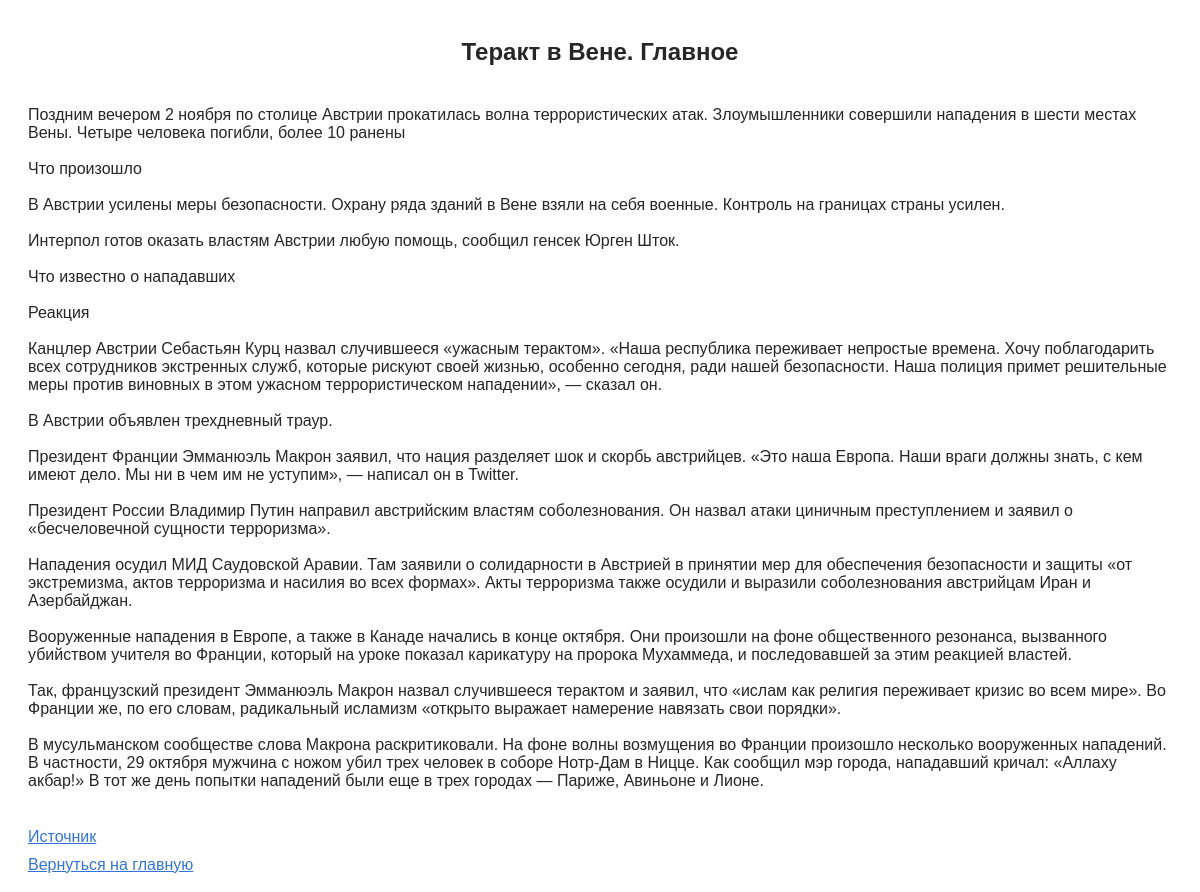
The page /news/5fa0db6b9a7947c3ea2a4229/ on the database its author committed.
### tables this page shows
CREATE TABLE `posts` (
  `id` varchar(255) NOT NULL,
  `base_link` text NOT NULL,
  `text` text NOT NULL,
  `image` text,
  `title` varchar(255) NOT NULL,
  `date` varchar(255) DEFAULT NULL,
  PRIMARY KEY (`id`),
  UNIQUE KEY `id_UNIQUE` (`id`)
);

### NewsController.php (called while the page is built, shortened)
<?php
class NewsController
{
    public static function getNewsById(string $id)
    {
        $arParams = [
            "id" => $id
        ];
        $news = self::getNewsFromDB($arParams);
        return $news;
    }
    private static function getNewsFromDB($arParams = array())
    {
        $sql = "SELECT * FROM posts";
        if (!empty($arParams)) {
            if (isset($arParams['id'])) {
                $db = DBController::getConnection();
                $id = $db->real_escape_string(htmlspecialchars($arParams['id']));
                $sql .= " WHERE id='{$id}'";
            }
        }
        $result = DBController::Query($sql);
        $returnNews = [];
        while ($news = $result->fetch_assoc()) {
            $returnNews[$news['id']] = $news;
        }
        return $returnNews;
    }
}

### DBController.php (called while the page is built, shortened)
<?php
class DBController
{
    private static $connection = null;
    private static function connectToDB()
    {
        self::$connection = new mysqli(self::HOST, self::USER, self::PASSWORD, self::DB_NAME);
    }
    public static function Query($sql)
    {
        if (!$result = self::$connection->query($sql)) {
            return false;
        }
        return $result;
    }
    public static function closeConnection()
    {
        if (!is_null(self::$connection)) {
            self::$connection = null;
        }
    }
}

### news/index.php (the view, shortened to what this page needs)
<?php
include_once $_SERVER['DOCUMENT_ROOT'] . "/includes/header.php";
$curNews = reset(NewsController::getNewsById($_REQUEST['POST_ID']));
?>
<div class="news_one">
    <?php if (empty($curNews)): ?>
        <h2 class="news_one__error">Не удалось получить новость, попробуйте позднее</h2>
    <?php else: ?>
        <div class="news_one__block">
            <h2 class="news_one__title"><?= $curNews['title'] ?></h2>
            <div class="news_one__text"><?= $curNews['text'] ?></div>
            <a href="<?= $curNews['base_link'] ?>" class="news_one__source">Источник</a>
        </div>
    <?php endif;?>
    <a href="/" class="news_one__back">Вернуться на главную</a>
</div>
<?php
include_once $_SERVER['DOCUMENT_ROOT'] . "/includes/footer.php";

### static/css/style.css (style rules this page uses)
* { font-family: sans-serif; font-size: 16px; font-weight: normal; font-style: normal; color: #262626; }
a { color: #0052CC; opacity: .8; }
.news, .news_one { padding: 10px 20px; }
.news__header, .news_one__title { text-align: center; font-weight: bold; font-size: 24px; }
.news_one__text { margin-bottom: 20px; }
.news_one__source { display: inline-block; margin-bottom: 10px; }

### rows shown on the page
posts: id+title "Теракт в Вене. Главное", id+text "Поздним вечером 2 ноября по столице Австрии прокатилась волна террористических атак. Злоумышленники совершили нападения в шести местах Вены. Четыре человека погибли, более 10 ранены Что произошло В Австрии усилены меры безопасности. Охрану ряда зданий в Вене взяли на себя военные. Контроль на границах страны усилен. Интерпол готов оказать властям Австрии любую помощь, сообщил генсек Юрген Шток. Что известно о нападавших Реакция Канцлер Австрии Себастьян Курц назвал случившееся «ужасным терактом». «Наша республика переживает непростые времена. Хочу поблагодарить всех сотрудников экстренных служб, которые рискуют своей жизнью, особенно сегодня, ради нашей безопасности. Наша полиция примет…"
